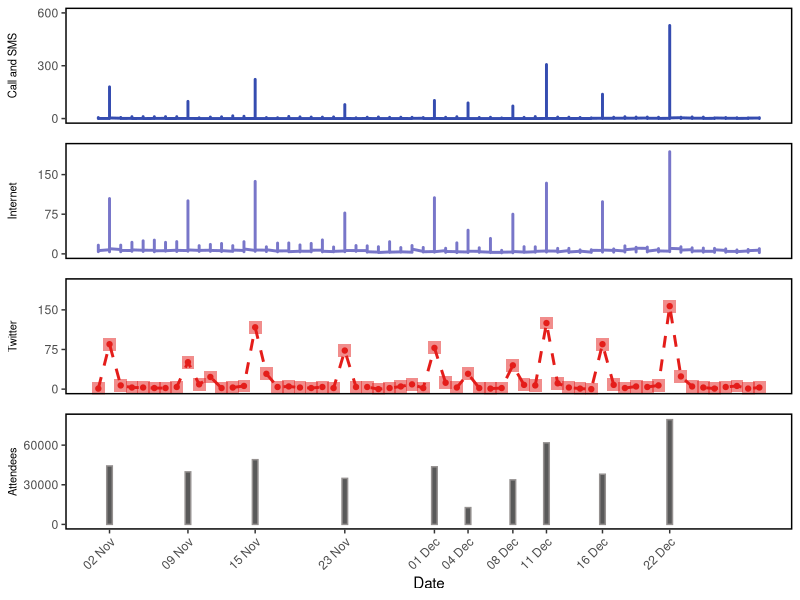
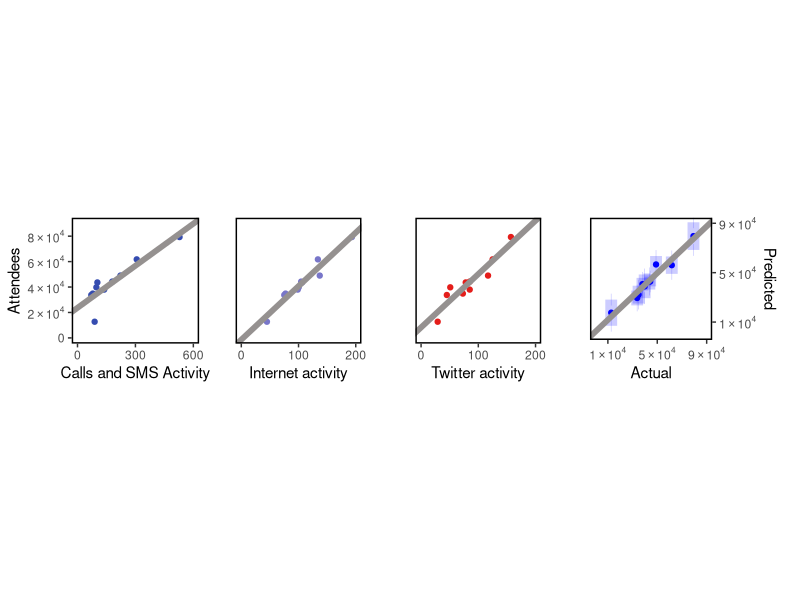
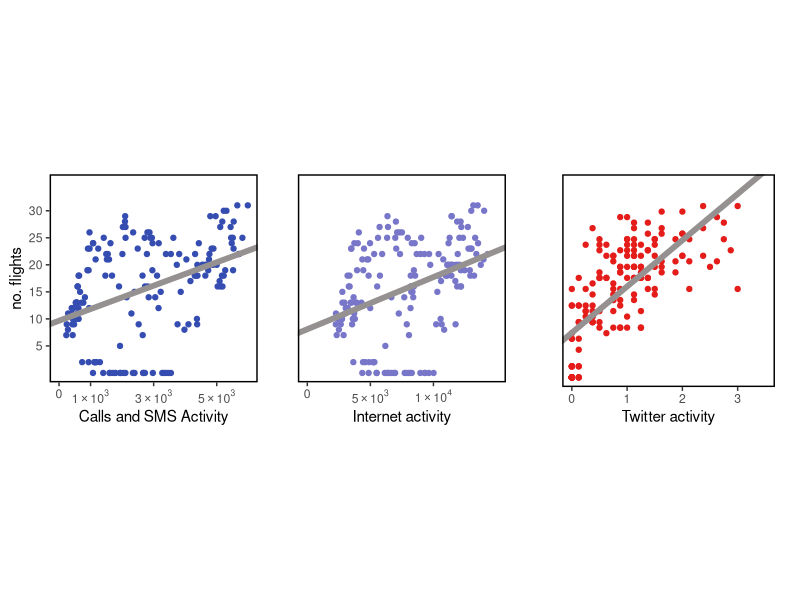

These charts were generated, in order, by the following R code:
## ---- chunk 1
knitr::opts_chunk$set(echo = TRUE)
library(ggplot2)
library(scales)
library(grid)
library(plyr)
library(gridExtra)
library(knitr)
library(caret)
## ---- chunk 2
san_siero.attendees = read.csv('./data/Attendees_San_Siro.csv')
san_siero.phone_data = read.csv('./data/San_Siro_Mobile_Phone_Data.csv')
san_siero.twitter_data = read.csv('./data/San_Siro_Twitter_Data.csv')
linate.data = read.csv('./data/Linate_Data.csv')
linate.flight_schedule = read.csv('./data/Linate_Flights_Schedule.csv')

# Converting to dates
san_siero.phone_data$Timestamp = as.Date(strptime(san_siero.phone_data$Timestamp, 
                                                  "%Y-%m-%d %H:%M:%S"))
san_siero.twitter_data$Timestamp = as.Date(san_siero.twitter_data$Timestamp)
san_siero.attendees$Date = as.Date(san_siero.attendees$Date)
## ---- chunk 3
san_siero.daily_data <- aggregate(san_siero.phone_data$Calls.and.SMS.Activity, 
                                  by=list(Category=san_siero.phone_data$Timestamp), 
                                  FUN=max)
san_siero.daily_data <- rename(san_siero.daily_data, c("x"="Calls.and.SMS.Activity"))
san_siero.daily_data$Internet.Activity = aggregate(san_siero.phone_data$Internet.Activity, 
                                         by=list(Cateogry=san_siero.phone_data$Timestamp), 
                                         FUN=max)$x
san_siero.daily_data$Twitter.Activity = san_siero.twitter_data$Twitter.Activity
san_siero.daily_data <- rename(san_siero.daily_data, c("Category"="Date"))
soccer_data <- merge(san_siero.daily_data, san_siero.attendees, 
                                        by="Date")

kable(head(soccer_data),
			format='pandoc',
			caption='Soccer Game Data',
			centering=TRUE)
## ---- chunk 4
p1 <- ggplot(san_siero.phone_data, aes(x=Timestamp, y=Calls.and.SMS.Activity)) + 
      geom_line(colour='#354CB0',size=1) + 
      scale_y_continuous(breaks=seq(0,600,300)) + 
      coord_cartesian(ylim=c(0,600)) +
      labs(y='Call and SMS') + 
      theme(panel.background = element_blank(),
          legend.position='none',
          axis.text.x=element_blank(),
          axis.title.x=element_blank(),
          axis.title.y=element_text(angle=90,size=8),
          axis.ticks.x=element_blank(),
          panel.border = element_rect(colour='black',fill=NA, size=1))
p2 <- ggplot(san_siero.phone_data, aes(x=Timestamp, y=Internet.Activity)) + 
      geom_line(colour='#7876C9',size=1) + 
      scale_y_continuous(breaks=seq(0,150,75)) + 
      coord_cartesian(ylim=c(0,200)) +
      labs(y='Internet') + 
      theme(panel.background = element_blank(),
          legend.position='none',
          axis.text.x=element_blank(),
          axis.title.x=element_blank(),
          axis.title.y=element_text(angle=90,size=8),
          axis.ticks.x=element_blank(),
          panel.border = element_rect(colour='black',fill=NA, size=1))
p3 <- ggplot(san_siero.twitter_data, aes(x=Timestamp, y=Twitter.Activity)) + 
      geom_line(colour='#E41D1A',linetype="dashed",size=1) + 
      scale_y_continuous(breaks=seq(0,150,75)) + 
      coord_cartesian(ylim=c(0,200)) +
      geom_point(colour='#E41D1A',shape = 15,size=4,alpha=0.5) +
      geom_point(colour='#E41D1A') +
      labs(y='Twitter') + 
      theme(panel.background = element_blank(),
          legend.position='none',
          axis.text.x=element_blank(),
          axis.title.x=element_blank(),
          axis.title.y=element_text(angle=90,size=8),
          axis.ticks.x=element_blank(),
          panel.border = element_rect(colour='black',fill=NA, size=1))
p4 <- ggplot(san_siero.attendees, aes(x=Date, y=Attendees.at.San.Siro)) + 
      geom_bar(stat='identity',colour='#959190',width=0.5) +       
      scale_y_continuous(breaks=seq(0,60000,30000)) + 
      coord_cartesian(ylim=c(0,80000)) +
      scale_x_date(labels = date_format('%d %b'),limits = c(as.Date('2013-11-01'), 
                                                            as.Date('2013-12-30')),
                   breaks=c(as.Date(san_siero.attendees$Date))) + 
      labs(y='Attendees') + 
      theme(panel.background = element_blank(),
          legend.position='none',
          axis.title.y=element_text(angle=90,size=8),
          axis.text.x=element_text(angle = 45,hjust=1),
          panel.border = element_rect(colour='black',fill=NA, size=1))

grid.draw(rbind(ggplotGrob(p1), 
                ggplotGrob(p2), 
                ggplotGrob(p3), 
                ggplotGrob(p4), size="last"))
## ---- chunk 5
attendees_v_phone <- lm(soccer_data$Attendees.at.San.Siro ~ 
                          soccer_data$Calls.and.SMS.Activity)
attendees_v_internet <- lm(soccer_data$Attendees.at.San.Siro ~ 
                             soccer_data$Internet.Activity)
attendees_v_twitter <- lm(soccer_data$Attendees.at.San.Siro ~ 
                            soccer_data$Twitter.Activity)
## ---- chunk 6
lm_paper_results <- c(0.771, 0.937, 0.855)
lm_duplication_results <- c(round(summary(attendees_v_phone)$adj.r.squared, 3),
                            round(summary(attendees_v_internet)$adj.r.squared, 3),
                            round(summary(attendees_v_twitter)$adj.r.squared, 3))
lm_results <- data.frame(lm_paper_results, 
                         lm_duplication_results,
                         row.names=c('Calls and SMS Data', 
                                     'Internet Activity', 
                                     'Twitter Activity'))
kable(lm_results,
			format='pandoc',
			centering=TRUE,
			caption='Linear Regression R^2^ Values',
			col.names = c('Published Results', 'Duplication Results'))
## ---- chunk 7
cor_paper_results <- c(0.927, 0.976, 0.924)
cor_duplication_results <- c(round(cor(soccer_data$Attendees.at.San.Siro,
                                       soccer_data$Calls.and.SMS.Activity,
                                       method='spearman'), 3),
                             round(cor(soccer_data$Attendees.at.San.Siro,
                                       soccer_data$Internet.Activity,
                                       method='spearman'), 3),
                             round(cor(soccer_data$Attendees.at.San.Siro,
                                       soccer_data$Twitter.Activity,
                                       method='spearman'), 3))
cor_results <- data.frame(cor_paper_results,
                          cor_duplication_results,
                          row.names=c('Calls and SMS Data', 
                                      'Internet Activity', 
                                      'Twitter Activity'))
kable(cor_results,
			format='pandoc',
			caption='Spearman Correlation Values',
			col.names = c('Published Results', 'Duplication Results'))
## ---- chunk 8
# Thanks to: https://stackoverflow.com/questions/10762287/
#            how-can-i-format-axis-labels-with-exponents-with-ggplot2-and-scales
scientific_formatter <- function(x){
  output <- gsub("e", " %*% 10^", scientific_format()(x))
  output <- gsub("^+", "^", output, fixed=TRUE)
  output <- gsub("%*% 10^00", "", output, fixed=TRUE)
  formatted_output <- parse(text=output)
  return(formatted_output)
}

p1 <- ggplot(soccer_data, aes(Calls.and.SMS.Activity, 
                              Attendees.at.San.Siro)) + 
	    geom_point(col='#354CB0') +
      coord_cartesian(ylim=c(0,90000),xlim=c(0,600)) +
      scale_y_continuous(labels=scientific_formatter,
                         breaks=seq(0,80000,20000)) +
      scale_x_continuous(limits=c(-10000,100000),breaks=seq(0,600,300)) + 
      geom_smooth(method ='lm', se=FALSE, colour='#959190', fullrange=TRUE,size=2)  +
      labs(x='Calls and SMS Activity', y='Attendees') +
      theme(panel.background = element_blank(),
            panel.border = element_rect(colour='black', fill=NA, size=1),
            panel.grid.major = element_blank())
      
p2 <- ggplot(soccer_data, aes(Internet.Activity, 
                              Attendees.at.San.Siro)) +
	    geom_point(colour='#7876C9') +
      coord_cartesian(ylim=c(0,90000),xlim=c(0,200)) +
      scale_y_continuous(labels=scientific_formatter,
                         breaks=seq(0,80000,20000)) + 
      scale_x_continuous(limits=c(-10000,100000),breaks=seq(0,200,100)) + 
      geom_smooth(method ='lm', se=FALSE, colour='#959190', fullrange=TRUE,size=2)  +
      labs(x='Internet activity') +
      theme(aspect.ratio=1,
            panel.background = element_blank(),
            axis.text.y = element_blank(),
            axis.ticks.y = element_blank(),
            axis.title.y = element_blank(),
            panel.border = element_rect(colour='black', fill=NA, size=1))

p3 <- ggplot(soccer_data, aes(Twitter.Activity, 
                              Attendees.at.San.Siro)) + 
	    geom_point(col='#E41D1A') +
      coord_cartesian(ylim=c(0,90000),xlim=c(0,200)) +
      scale_y_continuous(labels=scientific_formatter,
                         breaks=seq(0,80000,20000)) + 
      scale_x_continuous(limits=c(-10000,100000),breaks=seq(0,200,100)) + 
      geom_smooth(method ='lm', se=FALSE, colour='#959190', fullrange=TRUE,size=2) +
      labs(x='Twitter activity') +
      theme(aspect.ratio=1,
            panel.background = element_blank(),
            axis.text.y = element_blank(),
            axis.ticks.y = element_blank(),
            axis.title.y = element_blank(),
            panel.border = element_rect(colour='black', fill=NA, size=1))

model <- lm(Attendees.at.San.Siro ~ Calls.and.SMS.Activity + 
                Internet.Activity +
                Twitter.Activity,
              data=soccer_data)

attendence <- data.frame(predicted = predict.lm(model, 
                                                newdata=soccer_data,
                                                interval='confidence'),
                         actual = soccer_data$Attendees.at.San.Siro)

p4 <- ggplot(attendence, aes(x=actual,y=predicted.fit)) +
          geom_errorbar(aes(ymin = predicted.lwr, ymax = predicted.upr), 
                       colour = "blue", alpha = 0.2,size=4) + 
          geom_point(colour = "blue") +
          geom_smooth(method='lm', se=FALSE, colour='#959190', fullrange=TRUE,size=2) + 
          scale_y_continuous(labels=scientific_formatter,
                             breaks=seq(10000,90000,40000),
                             position = 'right') + 
          coord_cartesian(ylim=c(0,90000), 
                          xlim=c(0,90000)) +
          scale_x_continuous(labels=scientific_formatter, 
                             limits=c(-10000,100000),
                             breaks=seq(10000,90000,40000)) + 
          labs(x='Actual', y='Predicted') +
          theme(aspect.ratio=1,
                panel.background = element_blank(),
                panel.border = element_rect(colour='black', fill=NA, size=1))

p1 <- ggplot_gtable(ggplot_build(p1))
p2 <- ggplot_gtable(ggplot_build(p2))
p3 <- ggplot_gtable(ggplot_build(p3))
p4 <- ggplot_gtable(ggplot_build(p4))

maxHeight = unit.pmax(p1$heights[2:3], p2$heights[2:3], p3$heights[2:3], p4$heights[2:3])
p1$heights[2:3] <- maxHeight
p2$heights[2:3] <- maxHeight
grid.arrange(p1, p2, p3, p4, ncol=4, nrow=1, respect=TRUE,widths=c(1.15, 1, 1, 1.3))
## ---- chunk 9
kable(head(linate.flight_schedule),
			format='pandoc',
			caption="Linate Flight Schedule Data",
			centering=TRUE)
## ---- chunk 10
kable(head(linate.data),
			format='pandoc',
			caption='Linate Phone Data',
			centering=TRUE)
## ---- chunk 11
flight_data <- read.csv('./data/Linate_wrangled.csv')
kable(head(flight_data),
			format='pandoc',
			caption='Linate Flight Data Cleaned Up',
			centering=TRUE)
## ---- chunk 12
lm_paper_results <- c(0.175, 0.143, 0.510)
flights_v_phone <- lm(flight_data$Flights ~ 
                      flight_data$Calls.and.SMS.Activity)
flights_v_internet <- lm(flight_data$Flights ~ 
                         flight_data$Internet.Activity)
flights_v_twitter <- lm(flight_data$Flights ~ 
                        flight_data$Twitter.Activity)


lm_duplication_results <- c(round(summary(flights_v_phone)$adj.r.squared, 3),
                            round(summary(flights_v_internet)$adj.r.squared, 3),
                            round(summary(flights_v_twitter)$adj.r.squared, 3))

lm_results <- data.frame(lm_paper_results, 
                         lm_duplication_results,
                         row.names=c('Calls and SMS Data', 
                                     'Internet Activity', 
                                     'Twitter Activity'))

kable(lm_results,
			format='pandoc',
			centering=TRUE,
			caption='Linear Regression R^2^ Values',
			col.names = c('Published Results', 'Duplication Results'))
## ---- chunk 13
p1 <- ggplot(flight_data, aes(Calls.and.SMS.Activity, Flights)) + 
      geom_point(col='#354CB0') +
      geom_smooth(method ='lm', se=FALSE, colour='#959190', fullrange=TRUE,size=2) +
      scale_y_continuous(breaks=seq(5,30,5)) + 
      coord_cartesian(ylim=c(0,35),xlim=c(0,6000)) +
      scale_x_continuous(labels=scientific_formatter, limits=c(-1000,8000),
                         breaks=c(0,seq(1000,5000,2000))) + 
      labs(x='Calls and SMS Activity', y='no. flights') +
      theme(aspect.ratio=1,
            panel.background = element_blank(),
            panel.border = element_rect(colour='black', fill=NA, size=1))

p2 <- ggplot(flight_data, aes(Internet.Activity, Flights)) + 
      geom_point(colour='#7876C9') +
      labs(x='Internet activity') +
      geom_smooth(method ='lm', se=FALSE, colour='#959190', fullrange=TRUE,size=2)  +
      scale_y_continuous(breaks=seq(5,30,5)) + 
      coord_cartesian(ylim=c(0,35),xlim=c(0,15000)) +
      scale_x_continuous(labels=scientific_formatter, limits=c(-1000,20000),
                         breaks=seq(0,10000,5000)) + 
      theme(aspect.ratio=1,
            panel.background = element_blank(),
            axis.text.y = element_blank(),
            axis.ticks.y = element_blank(),
            axis.title.y = element_blank(),
            panel.border = element_rect(colour='black', fill=NA, size=1))

p3 <- ggplot(flight_data, aes(Twitter.Activity, Flights)) + 
      geom_point(col='#E41D1A') +
      labs(x='Twitter activity') +
      geom_smooth(method ='lm', se=FALSE, colour='#959190', fullrange=TRUE,size=2) +
      scale_y_continuous(breaks=seq(5,30,5)) + 
      coord_cartesian(ylim=c(0,35),xlim=c(0,3.5)) +
      scale_x_continuous(labels=scientific_formatter, limits=c(-2,5),
                         breaks=seq(0,3,1)) + 
      theme(aspect.ratio=1,
            panel.background = element_blank(),
            axis.text.y = element_blank(),
            axis.ticks.y = element_blank(),
            axis.title.y = element_blank(),
            panel.border = element_rect(colour='black', fill=NA, size=1))
grid.arrange(p1, p2, p3, ncol=3, nrow=1, respect=TRUE)
